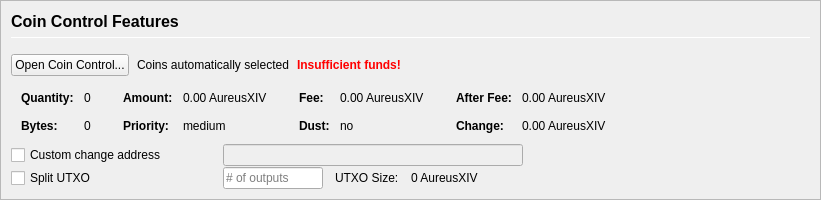
         <widget class="QFrame" name="frameCoinControl">
          <property name="sizePolicy">
           <sizepolicy hsizetype="Expanding" vsizetype="Expanding">
            <horstretch>0</horstretch>
            <verstretch>0</verstretch>
           </sizepolicy>
          </property>
          <property name="maximumSize">
           <size>
            <width>16777215</width>
            <height>16777215</height>
           </size>
          </property>
          <property name="frameShape">
           <enum>QFrame::StyledPanel</enum>
          </property>
          <property name="frameShadow">
           <enum>QFrame::Sunken</enum>
          </property>
          <layout class="QVBoxLayout" name="verticalLayoutCoinControl2">
           <property name="spacing">
            <number>0</number>
           </property>
           <property name="leftMargin">
            <number>0</number>
           </property>
           <property name="topMargin">
            <number>0</number>
           </property>
           <property name="rightMargin">
            <number>0</number>
           </property>
           <property name="bottomMargin">
            <number>0</number>
           </property>
           <item>
            <widget class="QFrame" name="frameCoinControl_BG">
             <layout class="QVBoxLayout" name="verticalLayoutCoinControl" stretch="0,0,0,0,0,0">
              <property name="spacing">
               <number>1</number>
              </property>
              <property name="leftMargin">
               <number>10</number>
              </property>
              <property name="topMargin">
               <number>10</number>
              </property>
              <item>
               <layout class="QHBoxLayout" name="horizontalLayoutCoinControl1">
                <property name="bottomMargin">
                 <number>15</number>
                </property>
                <item>
                 <layout class="QVBoxLayout" name="verticalLayout_3">
                  <property name="spacing">
                   <number>6</number>
                  </property>
                  <item>
                   <widget class="QLabel" name="labelCoinControlFeatures">
                    <property name="sizePolicy">
                     <sizepolicy hsizetype="Preferred" vsizetype="Maximum">
                      <horstretch>0</horstretch>
                      <verstretch>0</verstretch>
                     </sizepolicy>
                    </property>
                    <property name="minimumSize">
                     <size>
                      <width>0</width>
                      <height>20</height>
                     </size>
                    </property>
                    <property name="font">
                     <font>
                      <pointsize>12</pointsize>
                      <weight>75</weight>
                      <bold>true</bold>
                     </font>
                    </property>
                    <property name="styleSheet">
                     <string notr="true">font-weight:bold;</string>
                    </property>
                    <property name="text">
                     <string>Coin Control Features</string>
                    </property>
                   </widget>
                  </item>
                  <item>
                   <widget class="Line" name="line">
                    <property name="minimumSize">
                     <size>
                      <width>0</width>
                      <height>1</height>
                     </size>
                    </property>
                    <property name="maximumSize">
                     <size>
                      <width>16777215</width>
                      <height>1</height>
                     </size>
                    </property>
                    <property name="orientation">
                     <enum>Qt::Horizontal</enum>
                    </property>
                   </widget>
                  </item>
                 </layout>
                </item>
               </layout>
              </item>
              <item>
               <layout class="QHBoxLayout" name="horizontalLayoutCoinControl2" stretch="0,0,0,0">
                <property name="spacing">
                 <number>8</number>
                </property>
                <property name="bottomMargin">
                 <number>10</number>
                </property>
                <item>
                 <widget class="QPushButton" name="pushButtonCoinControl">
                  <property name="styleSheet">
                   <string notr="true"/>
                  </property>
                  <property name="text">
                   <string>Open Coin Control...</string>
                  </property>
                  <property name="autoDefault">
                   <bool>false</bool>
                  </property>
                 </widget>
                </item>
                <item>
                 <widget class="QLabel" name="labelCoinControlAutomaticallySelected">
                  <property name="text">
                   <string>Coins automatically selected</string>
                  </property>
                  <property name="margin">
                   <number>5</number>
                  </property>
                 </widget>
                </item>
                <item>
                 <widget class="QLabel" name="labelCoinControlInsuffFunds">
                  <property name="font">
                   <font>
                    <weight>75</weight>
                    <bold>true</bold>
                   </font>
                  </property>
                  <property name="styleSheet">
                   <string notr="true">color:red;font-weight:bold;</string>
                  </property>
                  <property name="text">
                   <string>Insufficient funds!</string>
                  </property>
                  <property name="margin">
                   <number>5</number>
                  </property>
                 </widget>
                </item>
                <item>
                 <spacer name="horizontalSpacerCoinControl">
                  <property name="orientation">
                   <enum>Qt::Horizontal</enum>
                  </property>
                  <property name="sizeHint" stdset="0">
                   <size>
                    <width>40</width>
                    <height>1</height>
                   </size>
                  </property>
                 </spacer>
                </item>
               </layout>
              </item>
              <item>
               <widget class="QWidget" name="widgetCoinControl" native="true">
                <property name="sizePolicy">
                 <sizepolicy hsizetype="Preferred" vsizetype="Preferred">
                  <horstretch>0</horstretch>
                  <verstretch>0</verstretch>
                 </sizepolicy>
                </property>
                <property name="minimumSize">
                 <size>
                  <width>0</width>
                  <height>0</height>
                 </size>
                </property>
                <property name="styleSheet">
                 <string notr="true"/>
                </property>
                <layout class="QHBoxLayout" name="horizontalLayoutCoinControl5">
                 <property name="leftMargin">
                  <number>0</number>
                 </property>
                 <property name="topMargin">
                  <number>0</number>
                 </property>
                 <property name="rightMargin">
                  <number>0</number>
                 </property>
                 <property name="bottomMargin">
                  <number>0</number>
                 </property>
                 <item>
                  <layout class="QHBoxLayout" name="horizontalLayoutCoinControl3" stretch="0,0,0,1">
                   <property name="spacing">
                    <number>20</number>
                   </property>
                   <property name="topMargin">
                    <number>0</number>
                   </property>
                   <property name="bottomMargin">
                    <number>10</number>
                   </property>
                   <item>
                    <layout class="QFormLayout" name="formLayoutCoinControl1">
                     <property name="horizontalSpacing">
                      <number>10</number>
                     </property>
                     <property name="verticalSpacing">
                      <number>14</number>
                     </property>
                     <property name="leftMargin">
                      <number>10</number>
                     </property>
                     <property name="topMargin">
                      <number>4</number>
                     </property>
                     <property name="rightMargin">
                      <number>6</number>
                     </property>
                     <item row="0" column="0">
                      <widget class="QLabel" name="labelCoinControlQuantityText">
                       <property name="font">
                        <font>
                         <weight>75</weight>
                         <bold>true</bold>
                        </font>
                       </property>
                       <property name="text">
                        <string>Quantity:</string>
                       </property>
                       <property name="margin">
                        <number>0</number>
                       </property>
                      </widget>
                     </item>
                     <item row="0" column="1">
                      <widget class="QLabel" name="labelCoinControlQuantity">
                       <property name="cursor">
                        <cursorShape>IBeamCursor</cursorShape>
                       </property>
                       <property name="contextMenuPolicy">
                        <enum>Qt::ActionsContextMenu</enum>
                       </property>
                       <property name="text">
                        <string notr="true">0</string>
                       </property>
                       <property name="margin">
                        <number>0</number>
                       </property>
                       <property name="textInteractionFlags">
                        <set>Qt::LinksAccessibleByMouse|Qt::TextSelectableByKeyboard|Qt::TextSelectableByMouse</set>
                       </property>
                      </widget>
                     </item>
                     <item row="1" column="0">
                      <widget class="QLabel" name="labelCoinControlBytesText">
                       <property name="font">
                        <font>
                         <weight>75</weight>
                         <bold>true</bold>
                        </font>
                       </property>
                       <property name="text">
                        <string>Bytes:</string>
                       </property>
                      </widget>
                     </item>
                     <item row="1" column="1">
                      <widget class="QLabel" name="labelCoinControlBytes">
                       <property name="cursor">
                        <cursorShape>IBeamCursor</cursorShape>
                       </property>
                       <property name="contextMenuPolicy">
                        <enum>Qt::ActionsContextMenu</enum>
                       </property>
                       <property name="text">
                        <string notr="true">0</string>
                       </property>
                       <property name="textInteractionFlags">
                        <set>Qt::LinksAccessibleByMouse|Qt::TextSelectableByKeyboard|Qt::TextSelectableByMouse</set>
                       </property>
                      </widget>
                     </item>
                    </layout>
                   </item>
                   <item>
                    <layout class="QFormLayout" name="formLayoutCoinControl2">
                     <property name="horizontalSpacing">
                      <number>10</number>
                     </property>
                     <property name="verticalSpacing">
                      <number>14</number>
                     </property>
                     <property name="leftMargin">
                      <number>6</number>
                     </property>
                     <property name="topMargin">
                      <number>4</number>
                     </property>
                     <property name="rightMargin">
                      <number>6</number>
                     </property>
                     <item row="0" column="0">
                      <widget class="QLabel" name="labelCoinControlAmountText">
                       <property name="font">
                        <font>
                         <weight>75</weight>
                         <bold>true</bold>
                        </font>
                       </property>
                       <property name="text">
                        <string>Amount:</string>
                       </property>
                       <property name="margin">
                        <number>0</number>
                       </property>
                      </widget>
                     </item>
                     <item row="0" column="1">
                      <widget class="QLabel" name="labelCoinControlAmount">
                       <property name="cursor">
                        <cursorShape>IBeamCursor</cursorShape>
                       </property>
                       <property name="contextMenuPolicy">
                        <enum>Qt::ActionsContextMenu</enum>
                       </property>
                       <property name="text">
                        <string notr="true">0.00 AureusXIV</string>
                       </property>
                       <property name="textInteractionFlags">
                        <set>Qt::LinksAccessibleByMouse|Qt::TextSelectableByKeyboard|Qt::TextSelectableByMouse</set>
                       </property>
                      </widget>
                     </item>
                     <item row="1" column="0">
                      <widget class="QLabel" name="labelCoinControlPriorityText">
                       <property name="font">
                        <font>
                         <weight>75</weight>
                         <bold>true</bold>
                        </font>
                       </property>
                       <property name="text">
                        <string>Priority:</string>
                       </property>
                      </widget>
                     </item>
                     <item row="1" column="1">
                      <widget class="QLabel" name="labelCoinControlPriority">
                       <property name="cursor">
                        <cursorShape>IBeamCursor</cursorShape>
                       </property>
                       <property name="contextMenuPolicy">
                        <enum>Qt::ActionsContextMenu</enum>
                       </property>
                       <property name="text">
                        <string>medium</string>
                       </property>
                       <property name="textInteractionFlags">
                        <set>Qt::LinksAccessibleByMouse|Qt::TextSelectableByKeyboard|Qt::TextSelectableByMouse</set>
                       </property>
                      </widget>
                     </item>
                    </layout>
                   </item>
                   <item>
                    <layout class="QFormLayout" name="formLayoutCoinControl3">
                     <property name="horizontalSpacing">
                      <number>10</number>
                     </property>
                     <property name="verticalSpacing">
                      <number>14</number>
                     </property>
                     <property name="leftMargin">
                      <number>6</number>
                     </property>
                     <property name="topMargin">
                      <number>4</number>
                     </property>
                     <property name="rightMargin">
                      <number>6</number>
                     </property>
                     <item row="0" column="0">
                      <widget class="QLabel" name="labelCoinControlFeeText">
                       <property name="font">
                        <font>
                         <weight>75</weight>
                         <bold>true</bold>
                        </font>
                       </property>
                       <property name="text">
                        <string>Fee:</string>
                       </property>
                       <property name="margin">
                        <number>0</number>
                       </property>
                      </widget>
                     </item>
                     <item row="0" column="1">
                      <widget class="QLabel" name="labelCoinControlFee">
                       <property name="cursor">
                        <cursorShape>IBeamCursor</cursorShape>
                       </property>
                       <property name="contextMenuPolicy">
                        <enum>Qt::ActionsContextMenu</enum>
                       </property>
                       <property name="text">
                        <string notr="true">0.00 AureusXIV</string>
                       </property>
                       <property name="textInteractionFlags">
                        <set>Qt::LinksAccessibleByMouse|Qt::TextSelectableByKeyboard|Qt::TextSelectableByMouse</set>
                       </property>
                      </widget>
                     </item>
                     <item row="1" column="0">
                      <widget class="QLabel" name="labelCoinControlLowOutputText">
                       <property name="font">
                        <font>
                         <weight>75</weight>
                         <bold>true</bold>
                        </font>
                       </property>
                       <property name="text">
                        <string>Dust:</string>
                       </property>
                      </widget>
                     </item>
                     <item row="1" column="1">
                      <widget class="QLabel" name="labelCoinControlLowOutput">
                       <property name="cursor">
                        <cursorShape>IBeamCursor</cursorShape>
                       </property>
                       <property name="contextMenuPolicy">
                        <enum>Qt::ActionsContextMenu</enum>
                       </property>
                       <property name="text">
                        <string>no</string>
                       </property>
                       <property name="textInteractionFlags">
                        <set>Qt::LinksAccessibleByMouse|Qt::TextSelectableByKeyboard|Qt::TextSelectableByMouse</set>
                       </property>
                      </widget>
                     </item>
                    </layout>
                   </item>
                   <item>
                    <layout class="QFormLayout" name="formLayoutCoinControl4">
                     <property name="horizontalSpacing">
                      <number>10</number>
                     </property>
                     <property name="verticalSpacing">
                      <number>14</number>
                     </property>
                     <property name="leftMargin">
                      <number>6</number>
                     </property>
                     <property name="topMargin">
                      <number>4</number>
                     </property>
                     <property name="rightMargin">
                      <number>6</number>
                     </property>
                     <item row="0" column="0">
                      <widget class="QLabel" name="labelCoinControlAfterFeeText">
                       <property name="font">
                        <font>
                         <weight>75</weight>
                         <bold>true</bold>
                        </font>
                       </property>
                       <property name="text">
                        <string>After Fee:</string>
                       </property>
                       <property name="margin">
                        <number>0</number>
                       </property>
                      </widget>
                     </item>
                     <item row="0" column="1">
                      <widget class="QLabel" name="labelCoinControlAfterFee">
                       <property name="cursor">
                        <cursorShape>IBeamCursor</cursorShape>
                       </property>
                       <property name="contextMenuPolicy">
                        <enum>Qt::ActionsContextMenu</enum>
                       </property>
                       <property name="text">
                        <string notr="true">0.00 AureusXIV</string>
                       </property>
                       <property name="textInteractionFlags">
                        <set>Qt::LinksAccessibleByMouse|Qt::TextSelectableByKeyboard|Qt::TextSelectableByMouse</set>
                       </property>
                      </widget>
                     </item>
                     <item row="1" column="0">
                      <widget class="QLabel" name="labelCoinControlChangeText">
                       <property name="font">
                        <font>
                         <weight>75</weight>
                         <bold>true</bold>
                        </font>
                       </property>
                       <property name="text">
                        <string>Change:</string>
                       </property>
                      </widget>
                     </item>
                     <item row="1" column="1">
                      <widget class="QLabel" name="labelCoinControlChange">
                       <property name="cursor">
                        <cursorShape>IBeamCursor</cursorShape>
                       </property>
                       <property name="contextMenuPolicy">
                        <enum>Qt::ActionsContextMenu</enum>
                       </property>
                       <property name="text">
                        <string notr="true">0.00 AureusXIV</string>
                       </property>
                       <property name="textInteractionFlags">
                        <set>Qt::LinksAccessibleByMouse|Qt::TextSelectableByKeyboard|Qt::TextSelectableByMouse</set>
                       </property>
                      </widget>
                     </item>
                    </layout>
                   </item>
                  </layout>
                 </item>
                </layout>
               </widget>
              </item>
              <item>
               <layout class="QHBoxLayout" name="horizontalLayoutCoinControl4">
                <property name="spacing">
                 <number>12</number>
                </property>
                <property name="sizeConstraint">
                 <enum>QLayout::SetDefaultConstraint</enum>
                </property>
                <property name="topMargin">
                 <number>0</number>
                </property>
                <property name="rightMargin">
                 <number>0</number>
                </property>
                <item>
                 <widget class="QCheckBox" name="checkBoxCoinControlChange">
                  <property name="sizePolicy">
                   <sizepolicy hsizetype="Preferred" vsizetype="Preferred">
                    <horstretch>0</horstretch>
                    <verstretch>0</verstretch>
                   </sizepolicy>
                  </property>
                  <property name="minimumSize">
                   <size>
                    <width>200</width>
                    <height>0</height>
                   </size>
                  </property>
                  <property name="maximumSize">
                   <size>
                    <width>200</width>
                    <height>16777215</height>
                   </size>
                  </property>
                  <property name="toolTip">
                   <string>If this is activated, but the change address is empty or invalid, change will be sent to a newly generated address.</string>
                  </property>
                  <property name="text">
                   <string>Custom change address</string>
                  </property>
                 </widget>
                </item>
                <item>
                 <widget class="QValidatedLineEdit" name="lineEditCoinControlChange">
                  <property name="enabled">
                   <bool>false</bool>
                  </property>
                  <property name="sizePolicy">
                   <sizepolicy hsizetype="Preferred" vsizetype="Preferred">
                    <horstretch>0</horstretch>
                    <verstretch>0</verstretch>
                   </sizepolicy>
                  </property>
                  <property name="minimumSize">
                   <size>
                    <width>300</width>
                    <height>0</height>
                   </size>
                  </property>
                 </widget>
                </item>
                <item>
                 <widget class="QLabel" name="labelCoinControlChangeLabel">
                  <property name="sizePolicy">
                   <sizepolicy hsizetype="Preferred" vsizetype="Preferred">
                    <horstretch>0</horstretch>
                    <verstretch>0</verstretch>
                   </sizepolicy>
                  </property>
                  <property name="minimumSize">
                   <size>
                    <width>100</width>
                    <height>0</height>
                   </size>
                  </property>
                  <property name="text">
                   <string/>
                  </property>
                  <property name="margin">
                   <number>3</number>
                  </property>
                 </widget>
                </item>
               </layout>
              </item>
              <item>
               <layout class="QHBoxLayout" name="horizontalLayoutCoinControl6">
                <property name="spacing">
                 <number>12</number>
                </property>
                <property name="rightMargin">
                 <number>0</number>
                </property>
                <item>
                 <widget class="QCheckBox" name="splitBlockCheckBox">
                  <property name="sizePolicy">
                   <sizepolicy hsizetype="Preferred" vsizetype="Preferred">
                    <horstretch>0</horstretch>
                    <verstretch>0</verstretch>
                   </sizepolicy>
                  </property>
                  <property name="minimumSize">
                   <size>
                    <width>200</width>
                    <height>0</height>
                   </size>
                  </property>
                  <property name="maximumSize">
                   <size>
                    <width>200</width>
                    <height>16777215</height>
                   </size>
                  </property>
                  <property name="text">
                   <string>Split UTXO</string>
                  </property>
                 </widget>
                </item>
                <item>
                 <widget class="QLineEdit" name="splitBlockLineEdit">
                  <property name="sizePolicy">
                   <sizepolicy hsizetype="Preferred" vsizetype="Preferred">
                    <horstretch>50</horstretch>
                    <verstretch>0</verstretch>
                   </sizepolicy>
                  </property>
                  <property name="minimumSize">
                   <size>
                    <width>100</width>
                    <height>0</height>
                   </size>
                  </property>
                  <property name="maximumSize">
                   <size>
                    <width>100</width>
                    <height>16777215</height>
                   </size>
                  </property>
                  <property name="placeholderText">
                   <string># of outputs</string>
                  </property>
                 </widget>
                </item>
                <item>
                 <widget class="QLabel" name="labelBlockSizeText">
                  <property name="text">
                   <string>UTXO Size:</string>
                  </property>
                 </widget>
                </item>
                <item>
                 <widget class="QLabel" name="labelBlockSize">
                  <property name="text">
                   <string>0 AureusXIV</string>
                  </property>
                 </widget>
                </item>
                <item>
                 <spacer name="horizontalSpacer_7">
                  <property name="orientation">
                   <enum>Qt::Horizontal</enum>
                  </property>
                  <property name="sizeHint" stdset="0">
                   <size>
                    <width>40</width>
                    <height>20</height>
                   </size>
                  </property>
                 </spacer>
                </item>
               </layout>
              </item>
              <item>
               <spacer name="verticalSpacerCoinControl">
                <property name="orientation">
                 <enum>Qt::Vertical</enum>
                </property>
                <property name="sizeHint" stdset="0">
                 <size>
                  <width>800</width>
                  <height>1</height>
                 </size>
                </property>
               </spacer>
              </item>
             </layout>
            </widget>
           </item>
          </layout>
         </widget>
